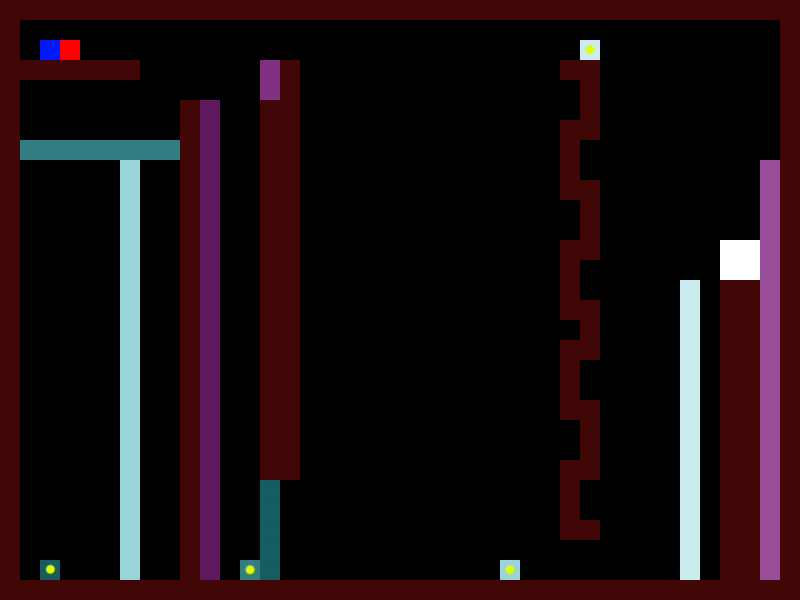

Rendered tile map (Tiled .tmx) drawn with the repository's tilesets; below, a short description and the full map source, tile grids included:
An orthogonal 40x30 tile map with 20x20 px tiles, 1 tile layer (Tile Layer 1).

<map version="1.2" tiledversion="1.3.0" orientation="orthogonal" renderorder="right-down" compressionlevel="-1" width="40" height="30" tilewidth="20" tileheight="20" infinite="0" nextlayerid="2" nextobjectid="1">
 <editorsettings>
  <export target="luke_level_1.csv" format="csv" />
 </editorsettings>
 <tileset firstgid="1" source="tile_map_36_36.tsx" />
 <layer id="1" name="Tile Layer 1" width="40" height="30">
  <data encoding="csv">
1,1,1,1,1,1,1,1,1,1,1,1,1,1,1,1,1,1,1,1,1,1,1,1,1,1,1,1,1,1,1,1,1,1,1,1,1,1,1,1,
1,0,0,0,0,0,0,0,0,0,0,0,0,0,0,0,0,0,0,0,0,0,0,0,0,0,0,0,0,0,0,0,0,0,0,0,0,0,0,1,
1,0,2,3,0,0,0,0,0,0,0,0,0,0,0,0,0,0,0,0,0,0,0,0,0,0,0,0,0,5,0,0,0,0,0,0,0,0,0,1,
1,1,1,1,1,1,1,0,0,0,0,0,0,27,1,0,0,0,0,0,0,0,0,0,0,0,0,0,1,1,0,0,0,0,0,0,0,0,0,1,
1,0,0,0,0,0,0,0,0,0,0,0,0,27,1,0,0,0,0,0,0,0,0,0,0,0,0,0,0,1,0,0,0,0,0,0,0,0,0,1,
1,0,0,0,0,0,0,0,0,1,28,0,0,1,1,0,0,0,0,0,0,0,0,0,0,0,0,0,0,1,0,0,0,0,0,0,0,0,0,1,
1,0,0,0,0,0,0,0,0,1,28,0,0,1,1,0,0,0,0,0,0,0,0,0,0,0,0,0,1,1,0,0,0,0,0,0,0,0,0,1,
1,20,20,20,20,20,20,20,20,1,28,0,0,1,1,0,0,0,0,0,0,0,0,0,0,0,0,0,1,0,0,0,0,0,0,0,0,0,0,1,
1,0,0,0,0,0,30,0,0,1,28,0,0,1,1,0,0,0,0,0,0,0,0,0,0,0,0,0,1,0,0,0,0,0,0,0,0,0,26,1,
1,0,0,0,0,0,30,0,0,1,28,0,0,1,1,0,0,0,0,0,0,0,0,0,0,0,0,0,1,1,0,0,0,0,0,0,0,0,26,1,
1,0,0,0,0,0,30,0,0,1,28,0,0,1,1,0,0,0,0,0,0,0,0,0,0,0,0,0,0,1,0,0,0,0,0,0,0,0,26,1,
1,0,0,0,0,0,30,0,0,1,28,0,0,1,1,0,0,0,0,0,0,0,0,0,0,0,0,0,0,1,0,0,0,0,0,0,0,0,26,1,
1,0,0,0,0,0,30,0,0,1,28,0,0,1,1,0,0,0,0,0,0,0,0,0,0,0,0,0,1,1,0,0,0,0,0,0,4,4,26,1,
1,0,0,0,0,0,30,0,0,1,28,0,0,1,1,0,0,0,0,0,0,0,0,0,0,0,0,0,1,0,0,0,0,0,0,0,4,4,26,1,
1,0,0,0,0,0,30,0,0,1,28,0,0,1,1,0,0,0,0,0,0,0,0,0,0,0,0,0,1,0,0,0,0,0,29,0,1,1,26,1,
1,0,0,0,0,0,30,0,0,1,28,0,0,1,1,0,0,0,0,0,0,0,0,0,0,0,0,0,1,1,0,0,0,0,29,0,1,1,26,1,
1,0,0,0,0,0,30,0,0,1,28,0,0,1,1,0,0,0,0,0,0,0,0,0,0,0,0,0,0,1,0,0,0,0,29,0,1,1,26,1,
1,0,0,0,0,0,30,0,0,1,28,0,0,1,1,0,0,0,0,0,0,0,0,0,0,0,0,0,1,1,0,0,0,0,29,0,1,1,26,1,
1,0,0,0,0,0,30,0,0,1,28,0,0,1,1,0,0,0,0,0,0,0,0,0,0,0,0,0,1,0,0,0,0,0,29,0,1,1,26,1,
1,0,0,0,0,0,30,0,0,1,28,0,0,1,1,0,0,0,0,0,0,0,0,0,0,0,0,0,1,0,0,0,0,0,29,0,1,1,26,1,
1,0,0,0,0,0,30,0,0,1,28,0,0,1,1,0,0,0,0,0,0,0,0,0,0,0,0,0,1,1,0,0,0,0,29,0,1,1,26,1,
1,0,0,0,0,0,30,0,0,1,28,0,0,1,1,0,0,0,0,0,0,0,0,0,0,0,0,0,0,1,0,0,0,0,29,0,1,1,26,1,
1,0,0,0,0,0,30,0,0,1,28,0,0,1,1,0,0,0,0,0,0,0,0,0,0,0,0,0,0,1,0,0,0,0,29,0,1,1,26,1,
1,0,0,0,0,0,30,0,0,1,28,0,0,1,1,0,0,0,0,0,0,0,0,0,0,0,0,0,1,1,0,0,0,0,29,0,1,1,26,1,
1,0,0,0,0,0,30,0,0,1,28,0,0,21,0,0,0,0,0,0,0,0,0,0,0,0,0,0,1,0,0,0,0,0,29,0,1,1,26,1,
1,0,0,0,0,0,30,0,0,1,28,0,0,21,0,0,0,0,0,0,0,0,0,0,0,0,0,0,1,0,0,0,0,0,29,0,1,1,26,1,
1,0,0,0,0,0,30,0,0,1,28,0,0,21,0,0,0,0,0,0,0,0,0,0,0,0,0,0,1,1,0,0,0,0,29,0,1,1,26,1,
1,0,0,0,0,0,30,0,0,1,28,0,0,21,0,0,0,0,0,0,0,0,0,0,0,0,0,0,0,0,0,0,0,0,29,0,1,1,26,1,
1,0,9,0,0,0,30,0,0,1,28,0,8,21,0,0,0,0,0,0,0,0,0,0,0,6,0,0,0,0,0,0,0,0,29,0,1,1,26,1,
1,1,1,1,1,1,1,1,1,1,1,1,1,1,1,1,1,1,1,1,1,1,1,1,1,1,1,1,1,1,1,1,1,1,1,1,1,1,1,1
</data>
 </layer>
</map>